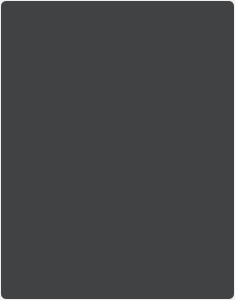
<?xml version="1.0" encoding="UTF-8"?>
<ui version="4.0">
 <class>UserList</class>
 <widget class="QWidget" name="UserList">
  <property name="geometry">
   <rect>
    <x>0</x>
    <y>0</y>
    <width>235</width>
    <height>300</height>
   </rect>
  </property>
  <property name="windowTitle">
   <string>Form</string>
  </property>
  <layout class="QVBoxLayout" name="verticalLayout">
   <property name="spacing">
    <number>0</number>
   </property>
   <property name="leftMargin">
    <number>0</number>
   </property>
   <property name="topMargin">
    <number>0</number>
   </property>
   <property name="rightMargin">
    <number>0</number>
   </property>
   <property name="bottomMargin">
    <number>0</number>
   </property>
   <item>
    <widget class="QFrame" name="frame_mask">
     <property name="styleSheet">
      <string notr="true">#frame_mask
{
background-color: transparent;
}</string>
     </property>
     <property name="frameShape">
      <enum>QFrame::StyledPanel</enum>
     </property>
     <property name="frameShadow">
      <enum>QFrame::Raised</enum>
     </property>
     <layout class="QVBoxLayout" name="verticalLayout_2">
      <property name="spacing">
       <number>0</number>
      </property>
      <property name="leftMargin">
       <number>0</number>
      </property>
      <property name="topMargin">
       <number>0</number>
      </property>
      <property name="rightMargin">
       <number>0</number>
      </property>
      <property name="bottomMargin">
       <number>0</number>
      </property>
      <item>
       <widget class="QStackedWidget" name="stackedWidget_results">
        <property name="currentIndex">
         <number>0</number>
        </property>
        <widget class="QWidget" name="page_resulits">
         <layout class="QVBoxLayout" name="verticalLayout_3">
          <property name="spacing">
           <number>0</number>
          </property>
          <property name="leftMargin">
           <number>0</number>
          </property>
          <property name="topMargin">
           <number>0</number>
          </property>
          <property name="rightMargin">
           <number>0</number>
          </property>
          <property name="bottomMargin">
           <number>0</number>
          </property>
          <item>
           <widget class="QScrollArea" name="scrollArea">
            <property name="styleSheet">
             <string notr="true">#scrollArea
{
border-radius: 5px;
background-color: rgba(64, 66, 68,1.0);

}</string>
            </property>
            <property name="widgetResizable">
             <bool>true</bool>
            </property>
            <widget class="QWidget" name="scrollAreaUsrs">
             <property name="geometry">
              <rect>
               <x>0</x>
               <y>0</y>
               <width>233</width>
               <height>298</height>
              </rect>
             </property>
             <property name="styleSheet">
              <string notr="true">#scrollAreaUsrs
{
background-color: transparent;
}</string>
             </property>
             <layout class="QVBoxLayout" name="verAddLayout">
              <property name="spacing">
               <number>3</number>
              </property>
              <property name="leftMargin">
               <number>0</number>
              </property>
              <property name="topMargin">
               <number>3</number>
              </property>
              <property name="rightMargin">
               <number>0</number>
              </property>
              <property name="bottomMargin">
               <number>3</number>
              </property>
              <item>
               <spacer name="verticalSpacer">
                <property name="orientation">
                 <enum>Qt::Vertical</enum>
                </property>
                <property name="sizeHint" stdset="0">
                 <size>
                  <width>20</width>
                  <height>40</height>
                 </size>
                </property>
               </spacer>
              </item>
             </layout>
            </widget>
           </widget>
          </item>
         </layout>
        </widget>
        <widget class="QWidget" name="page_blank">
         <layout class="QVBoxLayout" name="verticalLayout_4">
          <item>
           <spacer name="verticalSpacer_2">
            <property name="orientation">
             <enum>Qt::Vertical</enum>
            </property>
            <property name="sizeHint" stdset="0">
             <size>
              <width>20</width>
              <height>90</height>
             </size>
            </property>
           </spacer>
          </item>
          <item>
           <layout class="QHBoxLayout" name="horizontalLayout">
            <item>
             <spacer name="horizontalSpacer">
              <property name="orientation">
               <enum>Qt::Horizontal</enum>
              </property>
              <property name="sizeHint" stdset="0">
               <size>
                <width>40</width>
                <height>20</height>
               </size>
              </property>
             </spacer>
            </item>
            <item>
             <widget class="QLabel" name="label_blank">
              <property name="sizePolicy">
               <sizepolicy hsizetype="Preferred" vsizetype="Preferred">
                <horstretch>80</horstretch>
                <verstretch>80</verstretch>
               </sizepolicy>
              </property>
              <property name="minimumSize">
               <size>
                <width>80</width>
                <height>80</height>
               </size>
              </property>
              <property name="maximumSize">
               <size>
                <width>80</width>
                <height>80</height>
               </size>
              </property>
              <property name="text">
               <string/>
              </property>
             </widget>
            </item>
            <item>
             <spacer name="horizontalSpacer_2">
              <property name="orientation">
               <enum>Qt::Horizontal</enum>
              </property>
              <property name="sizeHint" stdset="0">
               <size>
                <width>40</width>
                <height>20</height>
               </size>
              </property>
             </spacer>
            </item>
           </layout>
          </item>
          <item>
           <spacer name="verticalSpacer_3">
            <property name="orientation">
             <enum>Qt::Vertical</enum>
            </property>
            <property name="sizeHint" stdset="0">
             <size>
              <width>20</width>
              <height>90</height>
             </size>
            </property>
           </spacer>
          </item>
         </layout>
        </widget>
       </widget>
      </item>
     </layout>
    </widget>
   </item>
  </layout>
 </widget>
 <resources/>
 <connections/>
</ui>
